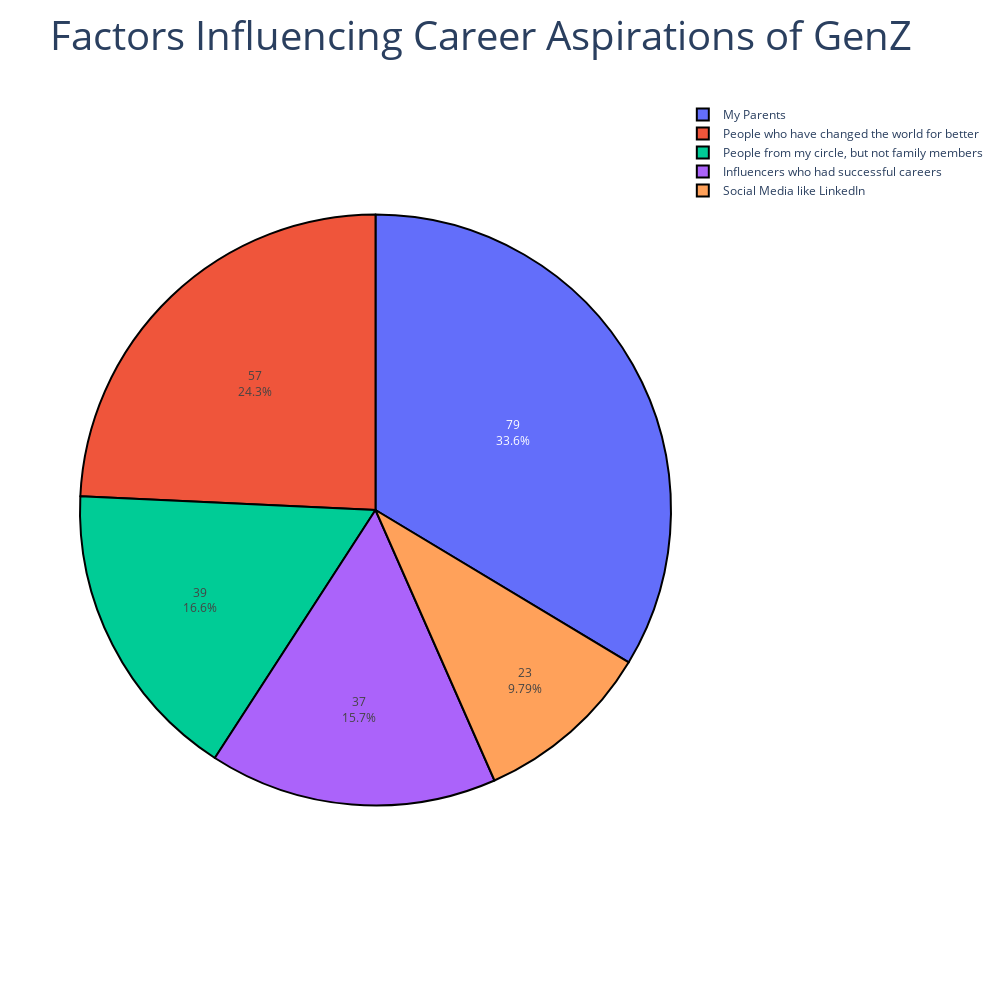

The notebook cell this image was saved under:
### Markdown cell above
## Factors influencing career aspirations of GENZ

### Code cell
factor = df['Which of the below factors influence the most about your career aspirations ?'].value_counts()
labels1 = factor.index
values1 = factor.values
fig1 = go.Figure(data=[go.Pie(labels=labels1, values=values1,textinfo='label+percent'
                                )])
fig1.update_layout(title_text = "Factors Influencing Career Aspirations of GenZ", titlefont_size = 40,
    autosize=True,
    width=1000,
    height=1000
)
fig1.update_traces(hoverinfo='label+percent+value', textinfo = 'value+percent',
                  marker=dict( line=dict(color='black', width=2
                                        )))
fig1.show()

### Figure 1 — Plotly figure (JSON) as saved in the notebook; plotly's stock layout.template omitted (floating-point values rounded to 4 significant figures)
{"data": [{"hoverinfo": "label+percent+value", "labels": ["My Parents", "People who have changed the world for better", "People from my circle, but not family members", "Influencers who had successful careers", "Social Media like LinkedIn"], "marker": {"line": {"color": "black", "width": 2}}, "textinfo": "value+percent", "type": "pie", "values": [79, 57, 39, 37, 23]}], "layout": {"autosize": true, "height": 1000, "title": {"font": {"size": 40}, "text": "Factors Influencing Career Aspirations of GenZ"}, "width": 1000}}
